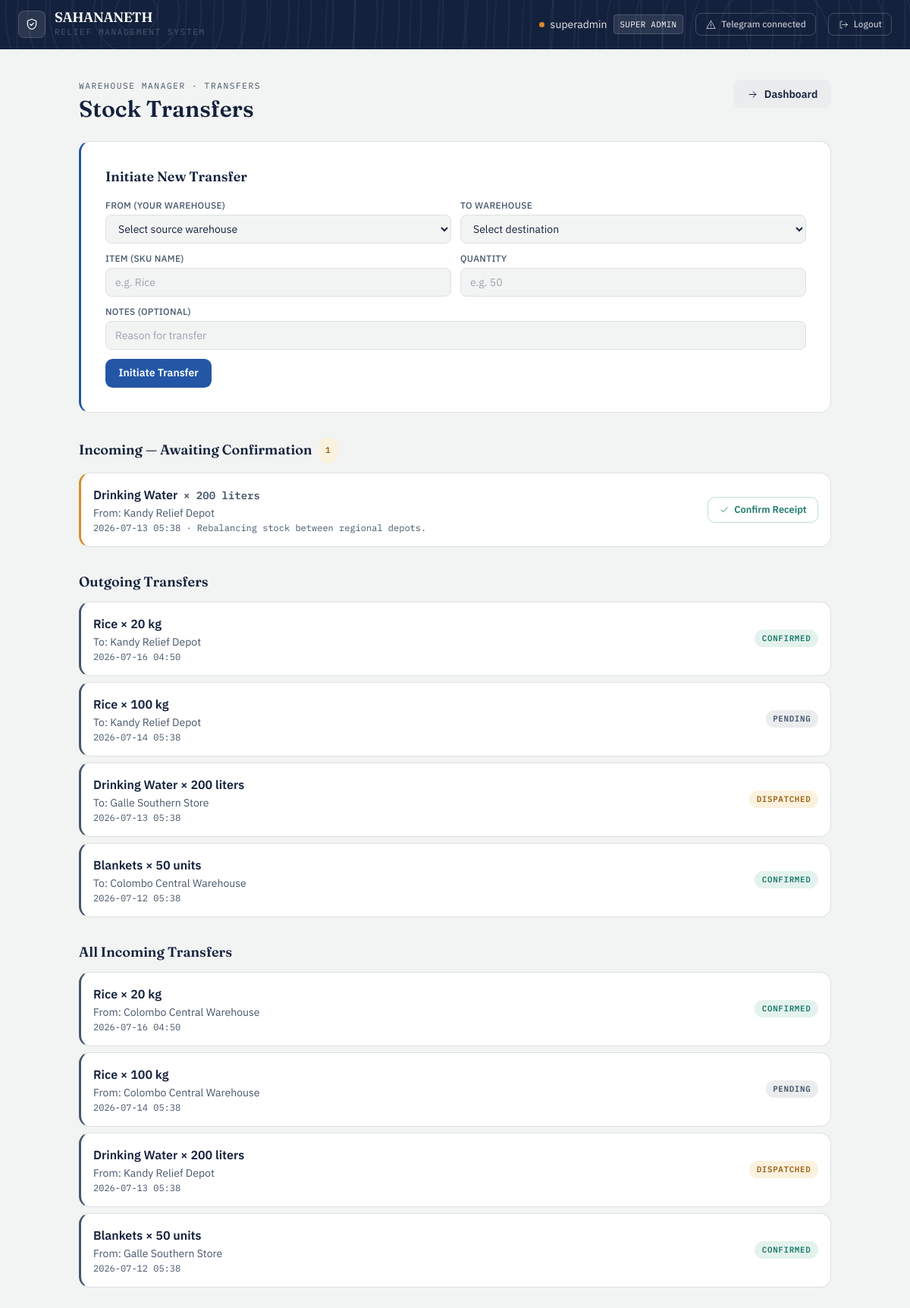
/admin/warehouse/transfers (signed in), run on the app's committed database.
### app/models/user.py (models this page shows, shortened)
class User(UserMixin, db.Model):
    __tablename__ = 'users'
    id = db.Column(db.Integer, primary_key=True)
    username = db.Column(db.String(80), unique=True, nullable=False)
    full_name = db.Column(db.String(150), nullable=True)
    password_hash = db.Column(db.String(256), nullable=False)
    role_level = db.Column(
    db.Enum('super_admin', 'gov_officer', 'field_officer',
            'warehouse_manager', 'citizen',
            name='user_role_enum'),
    nullable=False
)
    status = db.Column(
        db.Enum('pending', 'active', 'needs_verification', 'verified', 'rejected',name='user_status_enum'),
        default='pending',
        nullable=False
    )
    assigned_node_id = db.Column(db.Integer, nullable=True)
    created_at = db.Column(db.DateTime, default=datetime.utcnow)
    telegram_chat_id = db.Column(db.String(64), unique=True, nullable=True)
    telegram_linked_at = db.Column(db.DateTime, nullable=True)
    notify_opt_in = db.Column(db.Boolean, default=True, nullable=False)
    country = db.Column(db.String(100), nullable=True)
    region = db.Column(db.String(100), nullable=True)   # state / province / district
    city = db.Column(db.String(100), nullable=True)
    latitude = db.Column(db.Float, nullable=True)
    longitude = db.Column(db.Float, nullable=True)
    location_updated_at = db.Column(db.DateTime, nullable=True)
    @property
    def telegram_linked(self):
        return self.telegram_chat_id is not None

### app/models/stock_transfer.py (models this page shows, shortened)
class StockTransfer(db.Model):
    __tablename__ = 'stock_transfers'
    id = db.Column(db.Integer, primary_key=True)
    from_warehouse_id = db.Column(db.Integer, db.ForeignKey('warehouses.id'),
                                   nullable=False)
    to_warehouse_id = db.Column(db.Integer, db.ForeignKey('warehouses.id'),
                                 nullable=False)
    sku_name = db.Column(db.String(100), nullable=False)
    metric_unit = db.Column(db.String(30), nullable=False)
    quantity = db.Column(db.Integer, nullable=False)
    status = db.Column(
        db.Enum('pending', 'dispatched', 'confirmed',
                name='transfer_status_enum'),
        default='pending',
        nullable=False
    )
    notes = db.Column(db.String(255), nullable=True)
    initiated_by_id = db.Column(db.Integer, db.ForeignKey('users.id'), nullable=False)
    confirmed_by_id = db.Column(db.Integer, db.ForeignKey('users.id'), nullable=True)
    created_at = db.Column(db.DateTime, default=datetime.utcnow)
    confirmed_at = db.Column(db.DateTime, nullable=True)
    from_warehouse = db.relationship('Warehouse', foreign_keys=[from_warehouse_id],
                                      backref='outgoing_transfers')
    to_warehouse = db.relationship('Warehouse', foreign_keys=[to_warehouse_id],
                                    backref='incoming_transfers')
    initiated_by = db.relationship('User', foreign_keys=[initiated_by_id],
                                    backref='initiated_transfers')
    confirmed_by = db.relationship('User', foreign_keys=[confirmed_by_id],
                                    backref='confirmed_transfers')

### app/models/warehouse.py (models this page shows, shortened)
class Warehouse(db.Model):
    __tablename__ = 'warehouses'
    id = db.Column(db.Integer, primary_key=True)
    warehouse_name = db.Column(db.String(150), nullable=False)
    latitude = db.Column(db.Float, nullable=True)
    longitude = db.Column(db.Float, nullable=True)
    address = db.Column(db.String(255), nullable=True)
    status = db.Column(
        db.Enum('pending_approval', 'active', 'inactive',
                name='warehouse_status_enum'),
        default='pending_approval',
        nullable=False
    )
    created_by_id = db.Column(db.Integer, db.ForeignKey('users.id'), nullable=True)
    approved_by_id = db.Column(db.Integer, db.ForeignKey('users.id'), nullable=True)
    created_at = db.Column(db.DateTime, default=datetime.utcnow)
    created_by = db.relationship('User', foreign_keys=[created_by_id],
                                 backref='created_warehouses')
    approved_by = db.relationship('User', foreign_keys=[approved_by_id],
                                  backref='approved_warehouses')
    inventory = db.relationship('InventoryStock', backref='warehouse',
                                cascade='all, delete-orphan')
    assignments = db.relationship('WarehouseAssignment', back_populates='warehouse',
                              cascade='all, delete-orphan')

### app/routes/super_admin.py (the view)
@admin_bp.route('/warehouse/transfers')
@login_required
@role_required('super_admin')
def warehouse_transfers():
    from app.models.stock_transfer import StockTransfer
    from app.models.warehouse import Warehouse
    warehouses = Warehouse.query.filter_by(status='active').all()
    all_transfers = StockTransfer.query.order_by(
        StockTransfer.created_at.desc()
    ).all()
    return render_template('warehouse_manager/transfers.html',
                           outgoing=all_transfers,
                           incoming=all_transfers,
                           my_warehouses=warehouses,
                           all_warehouses=warehouses,
                           is_admin_view=True)

### app/models/user.py (called while the page is built)
@login_manager.user_loader
def load_user(user_id):
    return User.query.get(int(user_id))

### app/utils.py (called while the page is built)
def role_required(*roles):
    def decorator(f):
        @wraps(f)
        def decorated_function(*args, **kwargs):
            if not current_user.is_authenticated:
                abort(401)
            if current_user.role_level not in roles:
                abort(403)
            return f(*args, **kwargs)
        return decorated_function
    return decorator

### app/templates/warehouse_manager/transfers.html (shortened to what this page needs)
{% extends "base.html" %}
{% block content %}
<div class="mx-auto mt-10 max-w-5xl px-4 pb-16">
    <div class="mb-6 flex flex-wrap items-start justify-between gap-3">
        <div>
            <div class="eyebrow">Warehouse Manager · Transfers</div>
            <h1 class="mt-1 font-display text-3xl font-semibold text-ink">Stock Transfers</h1>
        </div>
        <a href="/warehouse/dashboard" class="btn-ghost inline-flex items-center gap-2">
            <svg class="icon" style="width:15px;height:15px"><use href="#icon-arrow-right"/></svg>
            Dashboard
        </a>
    </div>
    <div class="ledger-card tone-civic p-6 md:p-8 mb-8">
        <h2 class="mb-4 font-display text-lg font-semibold text-ink">Initiate New Transfer</h2>
        <form method="POST" action="/warehouse/transfers/initiate" class="space-y-3">
            <div class="grid grid-cols-1 gap-3 md:grid-cols-2">
                <div>
                    <label class="mb-1 block text-xs font-medium uppercase tracking-wide text-slate">From (Your Warehouse)</label>
                    <select name="from_warehouse_id" required id="from_warehouse"
                        class="w-full rounded-lg border border-line bg-paper px-3 py-2 text-sm text-ink focus:border-civic focus:outline-none focus:ring-2 focus:ring-civic/40">
                        <option value="" disabled selected>Select source warehouse</option>
                    </select>
                </div>
                <div>
                    <label class="mb-1 block text-xs font-medium uppercase tracking-wide text-slate">To Warehouse</label>
                    <select name="to_warehouse_id" required
                        class="w-full rounded-lg border border-line bg-paper px-3 py-2 text-sm text-ink focus:border-civic focus:outline-none focus:ring-2 focus:ring-civic/40">
                        <option value="" disabled selected>Select destination</option>
                    </select>
                </div>
                <div>
                    <label class="mb-1 block text-xs font-medium uppercase tracking-wide text-slate">Item (SKU Name)</label>
                    <input type="text" name="sku_name" required
                        class="w-full rounded-lg border border-line bg-paper px-3 py-2 text-sm text-ink focus:border-civic focus:outline-none focus:ring-2 focus:ring-civic/40"
                        placeholder="e.g. Rice">
                </div>
                <div>
                    <label class="mb-1 block text-xs font-medium uppercase tracking-wide text-slate">Quantity</label>
                    <input type="number" name="quantity" required min="1"
                        class="w-full rounded-lg border border-line bg-paper px-3 py-2 text-sm text-ink focus:border-civic focus:outline-none focus:ring-2 focus:ring-civic/40"
                        placeholder="e.g. 50">
                </div>
                <div class="md:col-span-2">
                    <label class="mb-1 block text-xs font-medium uppercase tracking-wide text-slate">Notes (optional)</label>
                    <input type="text" name="notes"
                        class="w-full rounded-lg border border-line bg-paper px-3 py-2 text-sm text-ink focus:border-civic focus:outline-none focus:ring-2 focus:ring-civic/40"
                        placeholder="Reason for transfer">
                </div>
            </div>
            <button type="submit" class="btn-primary">
                Initiate Transfer
            </button>
        </form>
    </div>
    {% set pending_incoming = incoming | selectattr('status', 'equalto', 'dispatched') | list %}
    {% if pending_incoming %}
    <h2 class="mb-3 flex items-center gap-2 font-display text-lg font-semibold text-ink">
        Incoming — Awaiting Confirmation
        <span class="status-pill status-pending">{{ pending_incoming|length }}</span>
    </h2>
    <div class="mb-8 space-y-3">
        {% for t in pending_incoming %}
        <div class="ledger-card tone-amber p-4 flex flex-wrap items-center justify-between gap-3">
            <div>
                <p class="font-semibold text-ink">
                    {{ t.sku_name }}
                    <span class="ml-1 font-mono text-sm text-slate">
                        × {{ t.quantity }} {{ t.metric_unit }}
                    </span>
                </p>
                <p class="mt-0.5 text-sm text-slate">From: {{ t.from_warehouse.warehouse_name }}</p>
                <p class="mt-0.5 text-xs font-mono text-slate">
                    {{ t.created_at.strftime('%Y-%m-%d %H:%M') }}
                    {% if t.notes %} · {{ t.notes }}{% endif %}
                </p>
            </div>
            <form method="POST" action="/warehouse/transfers/confirm/{{ t.id }}">
                <button type="submit" class="btn-approve inline-flex items-center gap-1.5">
                    <svg class="icon" style="width:14px;height:14px"><use href="#icon-check"/></svg>
                    Confirm Receipt
                </button>
            </form>
        </div>
        {% endfor %}
    </div>
    {% endif %}
    <h2 class="mb-3 font-display text-lg font-semibold text-ink">Outgoing Transfers</h2>
    {% if outgoing %}
    <div class="mb-8 space-y-2">
        {% for t in outgoing %}
        <div class="ledger-card tone-slate p-4 flex flex-wrap items-center justify-between gap-3">
            <div>
                <p class="font-semibold text-ink">
                    {{ t.sku_name }} × {{ t.quantity }} {{ t.metric_unit }}
                </p>
                <p class="mt-0.5 text-sm text-slate">To: {{ t.to_warehouse.warehouse_name }}</p>
                <p class="mt-0.5 text-xs font-mono text-slate">{{ t.created_at.strftime('%Y-%m-%d %H:%M') }}</p>
            </div>
            <span class="status-pill {% if t.status == 'dispatched' %}status-pending{% elif t.status == 'confirmed' %}status-fulfilled{% else %}status-default{% endif %}">
                {{ t.status.title() }}
            </span>
        </div>
        {% endfor %}
    </div>
    {% else %}
    <div class="ledger-card tone-relief p-6 text-center text-slate mb-8">
        No outgoing transfers yet.
    </div>
    {% endif %}
    <h2 class="mb-3 font-display text-lg font-semibold text-ink">All Incoming Transfers</h2>
    {% if incoming %}
    <div class="space-y-2">
        {% for t in incoming %}
        <div class="ledger-card tone-slate p-4 flex flex-wrap items-center justify-between gap-3">
            <div>
                <p class="font-semibold text-ink">
                    {{ t.sku_name }} × {{ t.quantity }} {{ t.metric_unit }}
                </p>
                <p class="mt-0.5 text-sm text-slate">From: {{ t.from_warehouse.warehouse_name }}</p>
                <p class="mt-0.5 text-xs font-mono text-slate">{{ t.created_at.strftime('%Y-%m-%d %H:%M') }}</p>
            </div>
            <span class="status-pill {% if t.status == 'dispatched' %}status-pending{% elif t.status == 'confirmed' %}status-fulfilled{% else %}status-default{% endif %}">
                {{ t.status.title() }}
            </span>
        </div>
        {% endfor %}
    </div>
    {% else %}
    <div class="ledger-card tone-relief p-6 text-center text-slate">
        No incoming transfers yet.
    </div>
    {% endif %}
</div>
{% endblock %}

### app/templates/base.html (shortened to what this page needs)
<!DOCTYPE html>
<html lang="en">
<head>
    <link rel="stylesheet" href="{{ url_for('static', filename='css/tailwind.css') }}">
</head>
<body class="min-h-screen text-ink">
{% if current_user.is_authenticated %}
<nav class="contour-bg text-white px-6 py-3.5 flex justify-between items-center">
    <div class="flex items-center gap-3">
        <div class="w-9 h-9 rounded-lg bg-white/10 border border-white/15 flex items-center justify-center">
            <svg class="icon text-white"><use href="#icon-shield"/></svg>
        </div>
        <div>
            <div class="font-display font-semibold text-lg leading-none tracking-tight">SAHANANETH</div>
            <div class="eyebrow text-white/50 mt-0.5">Relief Management System</div>
        </div>
    </div>
    <div class="flex gap-4 items-center text-sm">
        <div class="flex items-center gap-2">
            <span class="badge-dot bg-amber"></span>
            <span class="text-white/90">{{ current_user.username }}</span>
            <span class="font-mono text-[0.68rem] tracking-wide uppercase bg-white/10 border border-white/15 px-2 py-0.5 rounded">
                {{ current_user.role_level.replace('_', ' ').title() }}
            </span>
        </div>
        <a href="/auth/telegram/connect" class="flex items-center gap-1.5 text-white/70 hover:text-white border border-white/20 hover:border-white/40 px-3 py-1.5 rounded-lg transition">
            <svg class="icon" style="width:15px;height:15px"><use href="#icon-alert"/></svg>
            <span class="text-xs font-medium">{{ 'Telegram connected' if current_user.telegram_linked else 'Connect Telegram' }}</span>
        </a>
        <a href="/auth/logout" class="flex items-center gap-1.5 text-white/70 hover:text-white border border-white/20 hover:border-white/40 px-3 py-1.5 rounded-lg transition">
            <svg class="icon" style="width:15px;height:15px"><use href="#icon-logout"/></svg>
            <span class="text-xs font-medium">Logout</span>
        </a>
    </div>
</nav>
{% endif %}
<main class="{% block main_class %}{% endblock %}">
    {% block content %}{% endblock %}
</main>
</body>
</html>

### data on the page
User: username "superadmin", role_level.replace "SUPER ADMIN"
StockTransfer: sku_name "Drinking Water", quantity "200", metric_unit "liters", from_warehouse.warehouse_name "Kandy Relief Depot", created_at "2026-07-13 05:38", notes "Rebalancing stock between regional depots.", to_warehouse.warehouse_name "Galle Southern Store", status "DISPATCHED"
StockTransfer: sku_name "Rice", quantity "20", metric_unit "kg", to_warehouse.warehouse_name "Kandy Relief Depot", created_at "2026-07-16 04:50", status "CONFIRMED", from_warehouse.warehouse_name "Colombo Central Warehouse"
StockTransfer: sku_name "Rice", quantity "100", metric_unit "kg", to_warehouse.warehouse_name "Kandy Relief Depot", created_at "2026-07-14 05:38", status "PENDING", from_warehouse.warehouse_name "Colombo Central Warehouse"
StockTransfer: sku_name "Blankets", quantity "50", metric_unit "units", to_warehouse.warehouse_name "Colombo Central Warehouse", created_at "2026-07-12 05:38", status "CONFIRMED", from_warehouse.warehouse_name "Galle Southern Store"

### other printed values
{{ pending_incoming|length }} "1"
